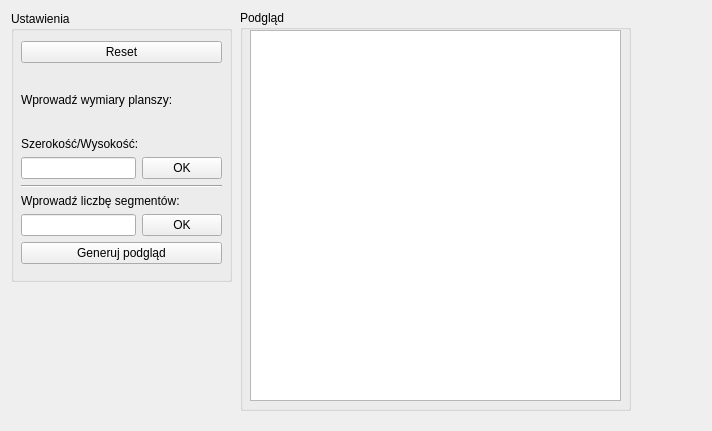
<?xml version="1.0" encoding="UTF-8"?>
<ui version="4.0">
 <class>SceneWindow</class>
 <widget class="QWidget" name="SceneWindow">
  <property name="geometry">
   <rect>
    <x>0</x>
    <y>0</y>
    <width>712</width>
    <height>431</height>
   </rect>
  </property>
  <property name="windowTitle">
   <string>Form</string>
  </property>
  <widget class="QGroupBox" name="groupBox">
   <property name="geometry">
    <rect>
     <x>11</x>
     <y>11</y>
     <width>221</width>
     <height>271</height>
    </rect>
   </property>
   <property name="title">
    <string>Ustawienia</string>
   </property>
   <widget class="QWidget" name="">
    <property name="geometry">
     <rect>
      <x>10</x>
      <y>30</y>
      <width>201</width>
      <height>223</height>
     </rect>
    </property>
    <layout class="QVBoxLayout" name="verticalLayout_5">
     <item>
      <widget class="QPushButton" name="pushButtonReset">
       <property name="text">
        <string>Reset</string>
       </property>
      </widget>
     </item>
     <item>
      <layout class="QVBoxLayout" name="verticalLayout_4">
       <item>
        <layout class="QHBoxLayout" name="horizontalLayout_3">
         <item>
          <widget class="QLabel" name="label">
           <property name="text">
            <string>Wprowadź wymiary planszy:</string>
           </property>
          </widget>
         </item>
        </layout>
       </item>
       <item>
        <layout class="QVBoxLayout" name="verticalLayout_3">
         <item>
          <layout class="QVBoxLayout" name="verticalLayout_2">
           <item>
            <widget class="QLabel" name="label_2">
             <property name="text">
              <string>Szerokość/Wysokość:</string>
             </property>
            </widget>
           </item>
           <item>
            <layout class="QHBoxLayout" name="horizontalLayout_2">
             <item>
              <widget class="QLineEdit" name="lineEditSize">
               <property name="inputMethodHints">
                <set>Qt::ImhDigitsOnly</set>
               </property>
              </widget>
             </item>
             <item>
              <widget class="QPushButton" name="pushButtonsceneSize">
               <property name="text">
                <string>OK</string>
               </property>
              </widget>
             </item>
            </layout>
           </item>
          </layout>
         </item>
         <item>
          <widget class="Line" name="line">
           <property name="orientation">
            <enum>Qt::Horizontal</enum>
           </property>
          </widget>
         </item>
         <item>
          <layout class="QVBoxLayout" name="verticalLayout">
           <item>
            <widget class="QLabel" name="label_4">
             <property name="text">
              <string>Wprowadź liczbę segmentów:</string>
             </property>
            </widget>
           </item>
           <item>
            <layout class="QHBoxLayout" name="horizontalLayout">
             <item>
              <widget class="QLineEdit" name="lineEditSeg">
               <property name="inputMethodHints">
                <set>Qt::ImhDigitsOnly</set>
               </property>
              </widget>
             </item>
             <item>
              <widget class="QPushButton" name="pushButtonsceneSeg">
               <property name="text">
                <string>OK</string>
               </property>
              </widget>
             </item>
            </layout>
           </item>
          </layout>
         </item>
        </layout>
       </item>
      </layout>
     </item>
     <item>
      <widget class="QPushButton" name="pushButtonsceneGen">
       <property name="text">
        <string>Generuj podgląd</string>
       </property>
      </widget>
     </item>
    </layout>
   </widget>
  </widget>
  <widget class="QGroupBox" name="groupBox_2">
   <property name="geometry">
    <rect>
     <x>240</x>
     <y>10</y>
     <width>391</width>
     <height>401</height>
    </rect>
   </property>
   <property name="title">
    <string>Podgląd</string>
   </property>
   <widget class="QGraphicsView" name="graphicsView">
    <property name="geometry">
     <rect>
      <x>10</x>
      <y>20</y>
      <width>371</width>
      <height>371</height>
     </rect>
    </property>
    <property name="alignment">
     <set>Qt::AlignLeading|Qt::AlignLeft|Qt::AlignTop</set>
    </property>
   </widget>
  </widget>
 </widget>
 <resources/>
 <connections/>
</ui>
